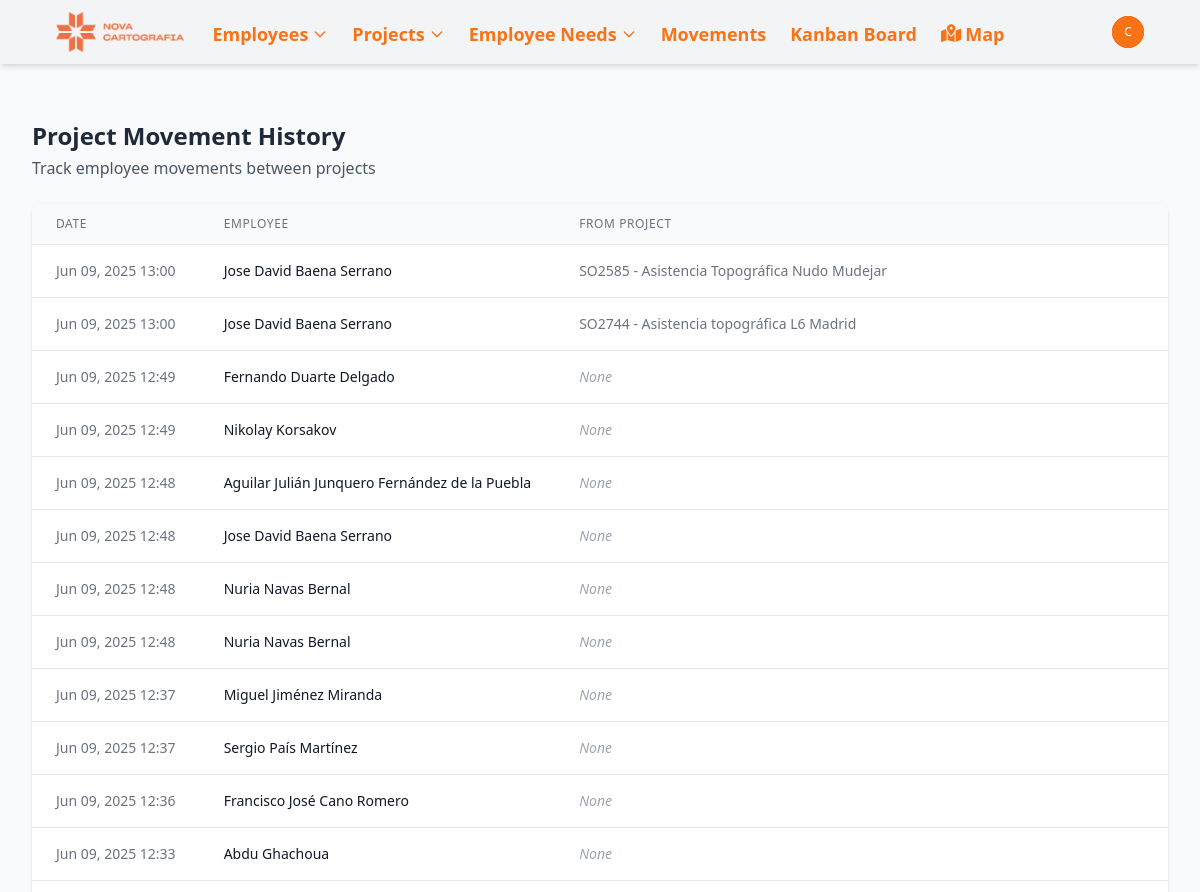
/movements/ (signed in, upper part), run on an earlier commit of the app's database.
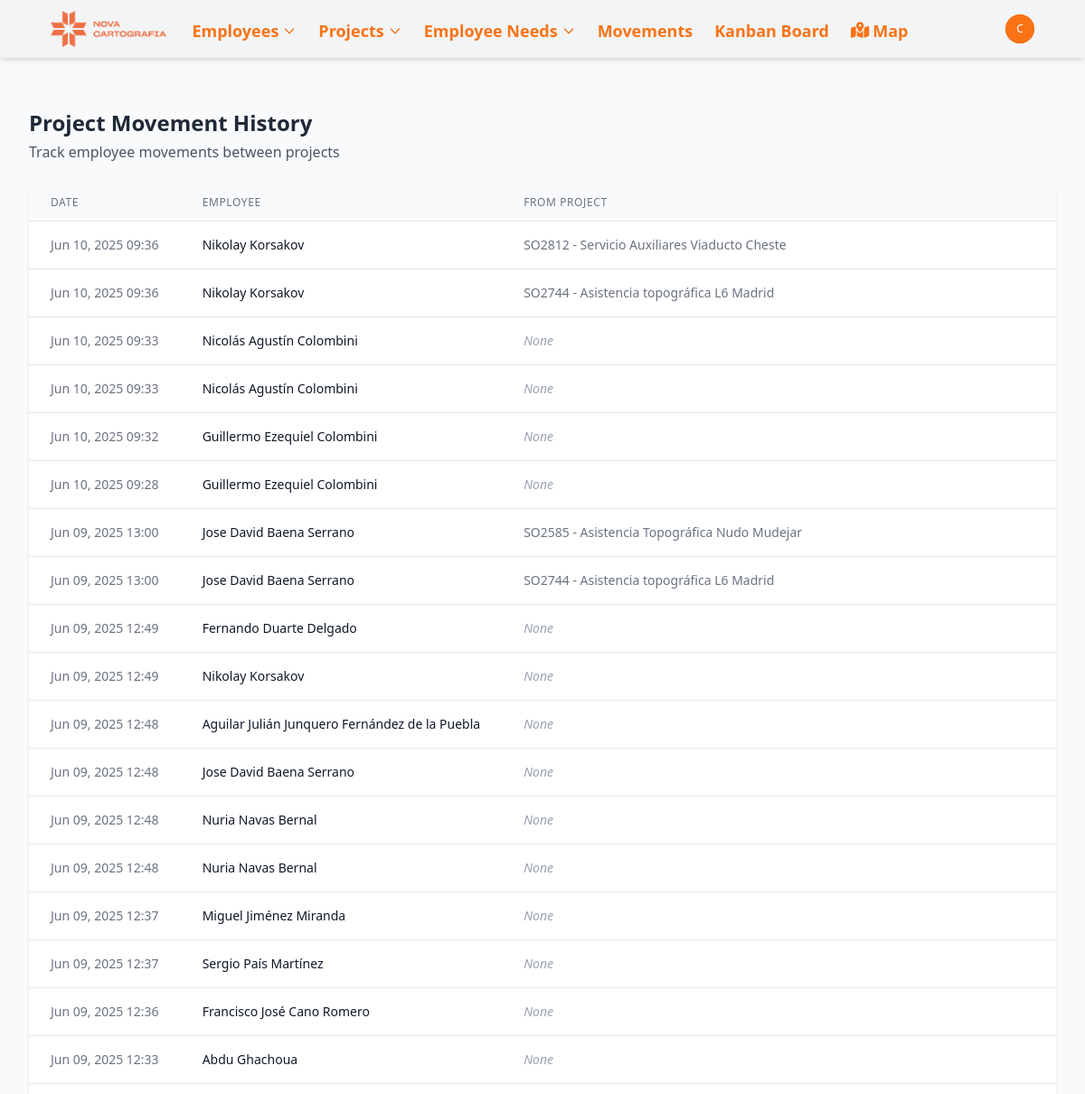
And on a later commit of the database.
### novacartografia_employee_management/models.py (models this page shows, shortened)
class ProjectMovementLine(models.Model):
    project = models.ForeignKey(Project, on_delete=models.CASCADE, related_name='movements')
    employee = models.ForeignKey(Employee, on_delete=models.CASCADE, related_name='project_movements')
    date = models.DateTimeField(default=timezone.now)
    previous_project = models.ForeignKey(
        Project,
        on_delete=models.SET_NULL,
        null=True,
        blank=True,
        related_name='outgoing_movements'
    )
    class Meta:
        ordering = ['-date']  # Most recent movements first

class Employee(models.Model):
    name = models.CharField(max_length=100)
    job = models.CharField(max_length=100)
    project_id = models.ForeignKey(Project, on_delete=models.SET_NULL, related_name='employee_set', blank=True, null=True)
    street = models.CharField(max_length=100, blank=True, null=True)
    city = models.CharField(max_length=100, blank=True, null=True)
    active = models.BooleanField(default=True, help_text="Indicates if the employee is currently active")
    start_date = models.DateField(default=timezone.now, help_text="When the employee started working", null=True, blank=True)
    end_date = models.DateField(blank=True, null=True, help_text="When the employee ended working, if applicable")
    state = models.CharField(max_length=50, default='valencia',
           choices=[
                ('Araba (Álava)', 'Álava'),
                ('Albacete', 'Albacete'),
                ('Alacant (Alicante)', 'Alicante'),
                ('Almería', 'Almería'),
                ('Asturias', 'Asturias'),
                ('Ávila', 'Ávila'),
                ('Badajoz', 'Badajoz'),
                ('Barcelona', 'Barcelona'),
                ('Burgos', 'Burgos'),
                ('Cáceres', 'Cáceres'),
                ('Cádiz', 'Cádiz'),
                ('Cantabria', 'Cantabria'),
                ('Castelló (Castellón)', 'Castellón'),
                ('Ceuta', 'Ceuta'),
                ('Ciudad Real', 'Ciudad Real'),
                ('Córdoba', 'Córdoba'),
                ('Cuenca', 'Cuenca'),
                ('Gerona', 'Gerona'),
                ('Granada', 'Granada'),
                ('Guadalajara', 'Guadalajara'),
                ('Gipuzkoa (Guipúzcoa)', 'Guipúzcoa'),
                ('Huelva', 'Huelva'),
                ('Huesca', 'Huesca'),
                ('Islas Baleares', 'Islas Baleares'),
                ('Jaén', 'Jaén'),
                ('A Coruña (La Coruña)', 'La Coruña'),
                ('La Rioja', 'La Rioja'),
                ('Las Palmas', 'Las Palmas'),
                ('León', 'León'),
                ('Lérida', 'Lérida'),
                ('Lleida', 'Lérida'),  # Agregado porque aparece en tu CSV
                ('Lugo', 'Lugo'),
                ('Madrid', 'Madrid'),
                ('Málaga', 'Málaga'),
                ('Melilla', 'Melilla'),
                ('Murcia', 'Murcia'),
                ('Navarra (Nafarroa)', 'Navarra'),  # Corregido para coincidir con el CSV
                ('Orense', 'Orense'),
                ('Palencia', 'Palencia'),
                ('Pontevedra', 'Pontevedra'),
                ('Salamanca', 'Salamanca'),
                ('Santa Cruz de Tenerife', 'Santa Cruz de Tenerife'),
                ('Segovia', 'Segovia'),
                ('Sevilla', 'Sevilla'),
                ('Soria', 'Soria'),
                ('Tarragona', 'Tarragona'),
                ('Teruel', 'Teruel'),
                ('Toledo', 'Toledo'),
                ('Valencia', 'Valencia'),
                ('Valladolid', 'Valladolid'),
                ('Bizkaia (Vizcaya)', 'Vizcaya'),
                ('Zamora', 'Zamora'),
                ('Zaragoza', 'Zaragoza'),
            ])
    latitude = models.FloatField(null=True, blank=True)
    longitude = models.FloatField(null=True, blank=True)
    academic_training = models.CharField(max_length=100, blank=True, null=True)
    driver_license = models.BooleanField(default=False)
    twenty_hours = models.BooleanField(default=False)
    sixty_hours = models.BooleanField(default=False)
    confine = models.BooleanField(default=False)
    height = models.BooleanField(default=False)
    mining = models.BooleanField(default=False)
    railway_carriage = models.BooleanField(default=False)
    railway_mounting = models.BooleanField(default=False)
    building = models.BooleanField(default=False)
    office_work = models.BooleanField(default=False)
    scanner = models.BooleanField(default=False)
    leveling = models.BooleanField(default=False)
    static = models.BooleanField(default=False)
    drag = models.BooleanField(default=False)
    locked = models.BooleanField(default=False, help_text="Indicates if the employee is locked for a future project")

class Project(models.Model):
    PROJECT_TYPES = [
        ('external', 'Obra'),
        ('project', 'Proyecto'),
    ]
    MANAGER_TYPES = [
        ('Jose Cuesta Mejías', 'Cuesta'),
        ('Javier Marín Gimeno', 'Javi'),
        ('Guillermo Boscá Gómez', 'Guillermo'),
        ('Miguel Ángel Martínez García', 'Miguel Ángel'),
        ('Óscar López Valverde', 'Óscar'),
    ]
    name = models.CharField(max_length=100)
    type = models.CharField(max_length=50, choices=PROJECT_TYPES, default='proyecto')
    description = models.TextField(blank=True, null=True)
    manager = models.CharField(max_length=50, choices=MANAGER_TYPES, null=True, blank=True)
    state = models.CharField(max_length=50, null=True, blank=True, )
    academic_training = models.CharField(max_length=100, blank=True, null=True)
    twenty_hours = models.BooleanField(default=False)
    sixty_hours = models.BooleanField(default=False)
    confine = models.BooleanField(default=False)
    height = models.BooleanField(default=False)
    mining = models.BooleanField(default=False)
    railway_carriage = models.BooleanField(default=False)
    railway_mounting = models.BooleanField(default=False)
    building = models.BooleanField(default=False)
    office_work = models.BooleanField(default=False)
    scanner = models.BooleanField(default=False)
    leveling = models.BooleanField(default=False)
    static = models.BooleanField(default=False)
    drag = models.BooleanField(default=False)

### novacartografia_employee_management/views.py (the view)
# urls.py: path('movements/', views.movement_list, name='movement_list'),
@login_required
def movement_list(request):
    movements = ProjectMovementLine.objects.all().order_by('-date')
    return render(request, 'novacartografia_employee_management/movement_list.html', {
        'movements': movements
    })

### templates/novacartografia_employee_management/movement_list.html (shortened to what this page needs)
{% extends "base.html" %}
{% block content %}
<div class="mb-6">
    <h2 class="text-2xl font-bold text-gray-800">Project Movement History</h2>
    <p class="text-gray-600 mt-1">Track employee movements between projects</p>
</div>
<div class="bg-white shadow overflow-hidden rounded-lg">
    <div class="overflow-x-auto">
        <table class="min-w-full divide-y divide-gray-200">
            <thead class="bg-gray-50">
                <tr>
                    <th scope="col" class="px-6 py-3 text-left text-xs font-medium text-gray-500 uppercase tracking-wider">Date</th>
                    <th scope="col" class="px-6 py-3 text-left text-xs font-medium text-gray-500 uppercase tracking-wider">Employee</th>
                    <th scope="col" class="px-6 py-3 text-left text-xs font-medium text-gray-500 uppercase tracking-wider">From Project</th>
                </tr>
            </thead>
            <tbody class="bg-white divide-y divide-gray-200">
                {% for movement in movements %}
                <tr class="hover:bg-gray-50">
                    <td class="px-6 py-4 whitespace-nowrap text-sm text-gray-500">
                        {{ movement.date|date:"M d, Y H:i" }}
                    </td>
                    <td class="px-6 py-4 whitespace-nowrap text-sm font-medium text-gray-900">
                        <a href="{% url 'employee_detail' movement.employee.id %}" class="text-primary-600 hover:text-primary-900">
                            {{ movement.employee.name }}
                        </a>
                    </td>
                    <td class="px-6 py-4 whitespace-nowrap text-sm text-gray-500">
                        {% if movement.previous_project %}
                            <a href="{% url 'project_detail' movement.previous_project.id %}" class="text-primary-600 hover:text-primary-900">
                                {{ movement.previous_project.name }}
                            </a>
                        {% else %}
                            <span class="text-gray-400 italic">None</span>
                        {% endif %}
                    </td>
                </tr>
                {% empty %}
                <tr>
                    <td colspan="4" class="px-6 py-4 text-center text-sm text-gray-500">No movement records found.</td>
                </tr>
                {% endfor %}
            </tbody>
        </table>
    </div>
</div>
{% endblock %}

### templates/base.html (shortened to what this page needs)
<!DOCTYPE html>
<html lang="en">
<head>
    <script src="https://cdn.tailwindcss.com"></script>
    <link rel="stylesheet" href="https://cdnjs.cloudflare.com/ajax/libs/font-awesome/6.7.2/css/all.min.css">
    {% load static %}
    <script src="{% static 'js/tailwind.config.js' %}"></script>
</head>
<body class="bg-gray-50 min-h-screen flex flex-col ">
    <nav class="navbar-drpdown-container bg-gray-100 shadow-md">
        <div class="content-container">
            <div class="flex justify-between h-16 ml-6">
                <div class="flex items-center">
                    <div class="flex-shrink-0 flex items-center">
                        <a href="{% url 'home' %}" class="text-orange-500 font-bold text-xl">
                            <img class="mx-auto h-10 w-auto" src="{% static 'images/952.png' %}" alt="Nova Workers Management Logo">
                        </a>
                    </div>
                    <div class="hidden sm:ml-6 sm:flex sm:space-x-4">
                        <div class="relative" x-data="{ navEmployeesOpen: false }">
                            <button @click="navEmployeesOpen = !navEmployeesOpen" class="text-orange-500 hover:text-orange-700 border-transparent inline-flex items-center px-1 pt-1 text-lg font-bold">
                                <span>Employees</span>
                                <svg class="ml-1 w-4 h-4" fill="none" stroke="currentColor" viewBox="0 0 24 24" xmlns="http://www.w3.org/2000/svg"><path stroke-linecap="round" stroke-linejoin="round" stroke-width="2" d="M19 9l-7 7-7-7"></path></svg>
                            </button>
                        </div>
                        <div class="relative" x-data="{ navProjectsOpen: false }">
                            <button @click="navProjectsOpen = !navProjectsOpen" class="text-orange-500 hover:text-orange-700 border-transparent inline-flex items-center px-1 pt-1 text-lg font-bold">
                                <span>Projects</span>
                                <svg class="ml-1 w-4 h-4" fill="none" stroke="currentColor" viewBox="0 0 24 24" xmlns="http://www.w3.org/2000/svg"><path stroke-linecap="round" stroke-linejoin="round" stroke-width="2" d="M19 9l-7 7-7-7"></path></svg>
                            </button>
                        </div>
                        <div class="relative" x-data="{ navNeedsOpen: false }">
                            <button @click="navNeedsOpen = !navNeedsOpen" class="text-orange-500 hover:text-orange-700 border-transparent inline-flex items-center px-1 pt-1 text-lg font-bold">
                                <span>Employee Needs</span>
                                <svg class="ml-1 w-4 h-4" fill="none" stroke="currentColor" viewBox="0 0 24 24" xmlns="http://www.w3.org/2000/svg"><path stroke-linecap="round" stroke-linejoin="round" stroke-width="2" d="M19 9l-7 7-7-7"></path></svg>
                            </button>
                        </div>
                        <a href="{% url 'movement_list' %}" class="text-orange-500 hover:text-orange-700 border-transparent inline-flex items-center px-1 pt-1 text-lg font-bold">
                            Movements
                        </a>
                        <a href="{% url 'kanban_board' %}" class="text-orange-500 hover:text-orange-700 border-transparent inline-flex items-center px-1 pt-1 text-lg font-bold">
                            Kanban Board
                        </a>
                        <a href="{% url 'project_map' %}" class="text-orange-500 hover:text-orange-700 border-transparent inline-flex items-center px-1 pt-1 text-lg font-bold">
                            <i class="fas fa-map-marked-alt mr-1"></i> Map
                        </a>
                    </div>
                </div>
                <div class="hidden sm:ml-6 mr-6 sm:flex sm:items-center">
                    {% if user.is_authenticated %}
                        <div class="ml-3 relative" x-data="{ open: false }">
                            <div>
                                <button @click="open = !open" type="button" class="bg-orange-600 flex text-sm rounded-full focus:outline-none focus:ring-2 focus:ring-offset-2 focus:ring-offset-primary-800 focus:ring-white">
                                    <span class="inline-flex items-center justify-center h-8 w-8 rounded-full bg-orange-500">
                                        <span class="text-xs font-medium leading-none text-white">{{ user.username|slice:":1" }}</span>
                                    </span>
                                </button>
                            </div>
                        </div>
                    {% else %}
                        <a href="{% url 'login' %}" class="text-gray-100 hover:text-white text-sm font-medium">Login</a>
                    {% endif %}
                </div>
            </div>
        </div>
    </nav>
    <div class="content-container py-4">
    </div>
    <main class="flex-grow">
        <div class="content-container py-6">
            {% block content %}{% endblock %}
        </div>
    </main>
</body>
</html>

What changed in the data, as far as the page shows it:
added ProjectMovementLine: date "Jun 10, 2025 09:36", employee.name "Nikolay Korsakov", previous_project.name "SO2812 - Servicio Auxiliares Viaducto Cheste"
added ProjectMovementLine: date "Jun 10, 2025 09:36", employee.name "Nikolay Korsakov", previous_project.name "SO2744 - Asistencia topográfica L6 Madrid"
added ProjectMovementLine: date "Jun 10, 2025 09:33", employee.name "Nicolás Agustín Colombini", shows "None"
added ProjectMovementLine: date "Jun 10, 2025 09:33", employee.name "Nicolás Agustín Colombini", shows "None"
added ProjectMovementLine: date "Jun 10, 2025 09:32", employee.name "Guillermo Ezequiel Colombini", shows "None"
added ProjectMovementLine: date "Jun 10, 2025 09:28", employee.name "Guillermo Ezequiel Colombini", shows "None"
